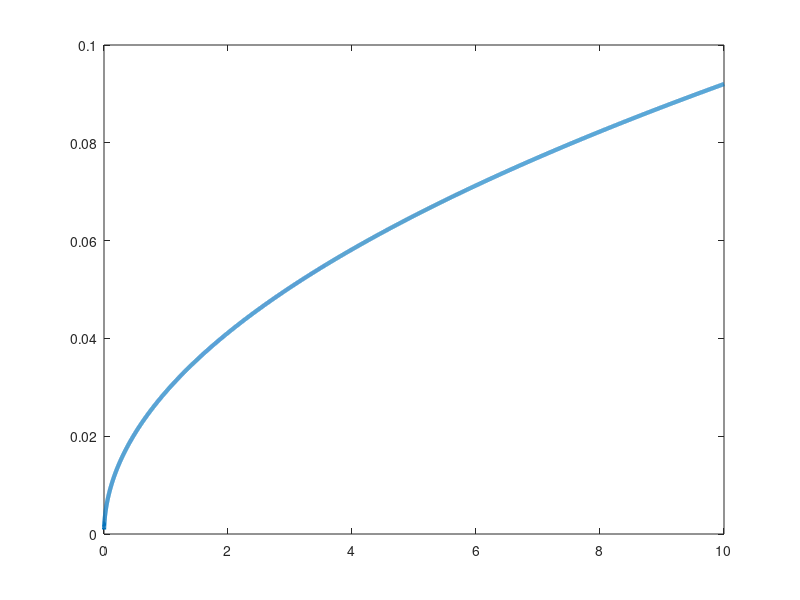

This chart was generated by the following MATLAB code:
% Solving transcendental equation and plotting the analytical interface
% position as a function of time for one-dimensional Stefan problem with
% expansion (\rho_s/\rho_l < 1).

clc;
clear all;
close all;


%Basic plot colors.
black   = [0 0 0];                  % black color: [0 0 0]
red     = [0.95,0.1,0.15];          % red  color : [0.95,0.1,0.15]
green   = [0,0.6,0];                % green color: [0.0,0.6,0.0]
blue    = [0.25,0.3,0.65];          % blue color : [0.25,0.3,0.65]
mustard = [1.0, 0.8, 0.4];          % mustard color: [1.0, 0.8, 0.4]
magenta = [0.8500 0.3250 0.0980];   % magenta color: [0.8500 0.3250 0.0980]
orange  = [1, 0.5, 0];
yellow = [1, 1, 0];

% Properties of liquid and solid phases
cp_s = 910;
k_s  = 211.0;
k_l  = 91.0;
cp_l = 1042.4;
L    = 3.8384e5;
rho_l  = 2700;
rho_s  = 500;
T_melt = 933.6;

% Left and right bcs
T_liquid = 973.6;
T_0      = 298.6;

% simulation time
dt = 1e-3;
end_time = 10.0;
counter = 1.0;
time = dt:dt:end_time;

alpha_s = k_s/(rho_s*cp_s);
alpha_l = k_l/(rho_l*cp_l);

dT_s = T_melt - T_0;
dT_l = T_melt - T_liquid;
R_rho = rho_s/rho_l;
diffusivity_ratio = alpha_l/alpha_s;
alpha_st = sqrt(alpha_s);
alpha_lt = sqrt(alpha_l);
for i=1:length(time)
func = @(lambda) k_s*(dT_s*exp(-lambda^2*diffusivity_ratio)/ (sqrt(pi).*alpha_st*erf(lambda*sqrt(diffusivity_ratio)))) ...
    + k_l*(dT_l*exp(-(lambda*R_rho)^2)/ (sqrt(pi).*alpha_lt*erfc(lambda*R_rho))) ...
    - rho_s*lambda*sqrt(alpha_l)*(L - 0.5*(1-R_rho^2)*lambda^2*alpha_l/time(i));

%  Make sure the solution is physical. If not try some other initial
%  conditions.
lambda_ke(i) = fzero(func,2.0);
x_0 = 0.0;
x_analytical_ke(i) = x_0 + 2*lambda_ke(i)*sqrt(time(i)*alpha_l);
end

plot(time,x_analytical_ke,'linewidth',3)